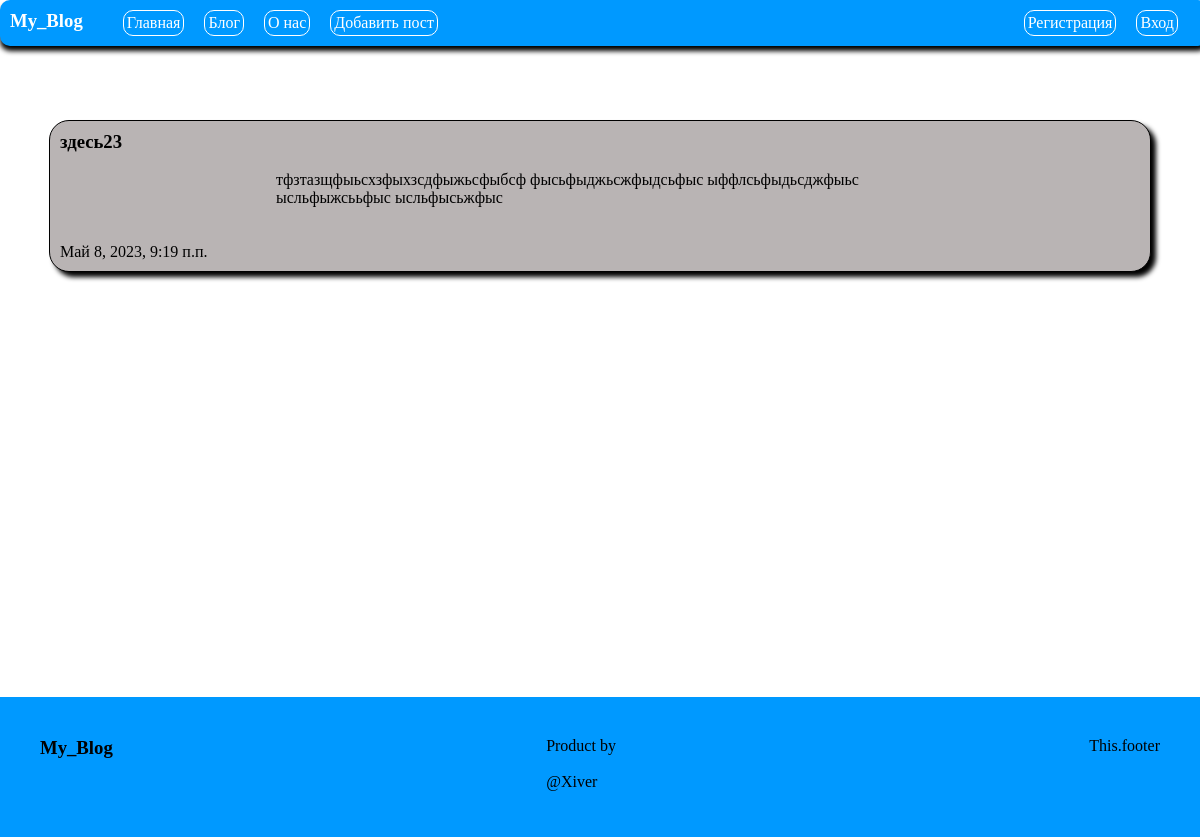
/blog/10, run on the app's committed database.
### blog/models.py (models this page shows, shortened)
class Post(models.Model):
    title = models.CharField('Заголовок', max_length=50)
    anons = models.CharField('Анонс', max_length=250)
    text = models.TextField('Статья')
    date = models.DateTimeField('Дата публикации')
    class Meta:
        verbose_name = 'Новость'
        verbose_name_plural = 'Новости'

### blog/views.py (the view)
# urls.py: path('blog/<int:pk>', views.PostsView.as_view(), name='post'),
class PostsView(DetailView): # Класс динамических страниц,наслед. от DetailView
    model = Post             # Указать модель с которой работаем
    template_name = 'blog/post.html' #Указать какой шаблон будет обрабатывать
    context_object_name = 'post' #Ключ для передачи в шаблон

### blog/templates/blog/post.html (shortened to what this page needs)
{% extends "blog/layout.html" %}
{% block content %}
<main>
    <div class="card">
        <h3>{{ post.title }}</h3><br>
        <div class="text_post">
            <p>{{ post.text }}</p>
        </div><br>
        <p>{{ post.author }}</p><br>
        <p>{{ post.date }}</p>
    </div>
</main>
{% endblock %}

### blog/static/blog/css/style.css (style rules this page uses)
* { margin: 0; padding: 0; }
body { background-color: white; height: 100vh; }
main { min-height: calc(78.4vh - 100px); background-color: white; width: 100%; height: auto; margin-left: auto; margin-right: auto; margin-top: 0; margin-bottom: 20px; padding-top: 100px; padding-bottom: 50px; }
.card { background-color: rgb(185, 180, 180); margin-left: auto; margin-right: auto; width: 90%; border: 1px solid; box-shadow: 5px 5px 5px black; margin-top: 20px; border-radius: 20px; padding: 10px; }
.text_post { width: 60%; margin-left: auto; margin-right: auto; }

### data on the page
Post: title "здесь23", text "тфзтазщфыьсхзфыхзсдфыжьсфыбсф фысьфыджьсжфыдсьфыс ыффлсьфыдьсджфыьс ысльфыжсььфыс ысльфысьжфыс", date "Май 8, 2023, 9:19 п.п."
